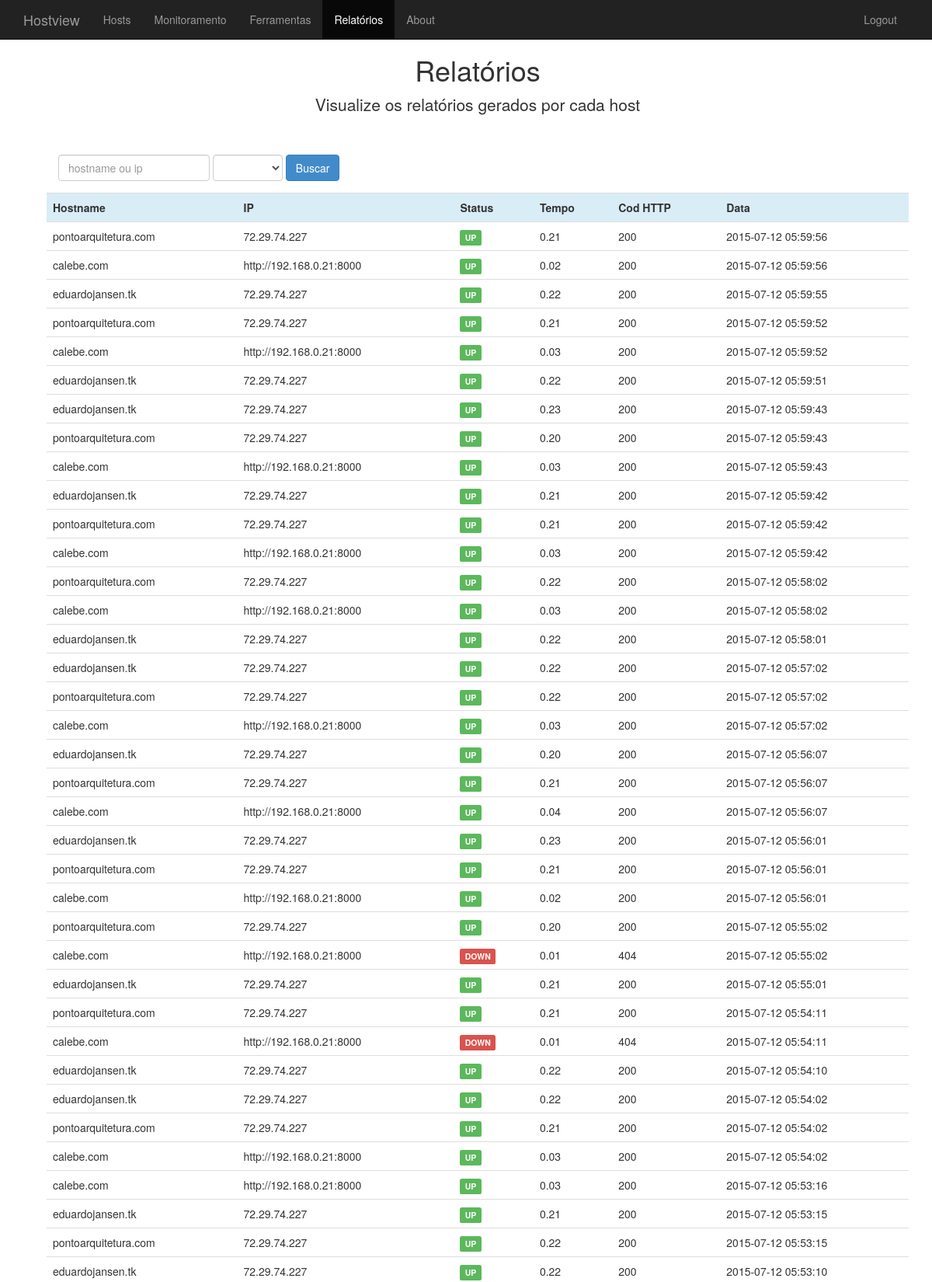
/index.php?page=relatorios (signed in, upper part), run on the app's committed database.
### tables this page shows
CREATE TABLE IF NOT EXISTS `tb_monitoramento` (
  `id` int(11) NOT NULL AUTO_INCREMENT,
  `host_id` int(11) NOT NULL,
  `data` timestamp NOT NULL DEFAULT CURRENT_TIMESTAMP ON UPDATE CURRENT_TIMESTAMP,
  `http` tinyint(1) NOT NULL,
  `total_time` decimal(15,2) DEFAULT NULL,
  `http_cod` varchar(8) NOT NULL,
  PRIMARY KEY (`id`),
  KEY `host_id` (`host_id`),
  KEY `host_id_2` (`host_id`)
);

CREATE TABLE IF NOT EXISTS `tb_hosts` (
  `id` int(11) NOT NULL AUTO_INCREMENT,
  `hostname` varchar(100) NOT NULL,
  `ip` varchar(100) NOT NULL,
  `monitorar` tinyint(1) NOT NULL,
  PRIMARY KEY (`id`)
);

### index.php (called while the page is built)
<?php include_once "includes/topo.php";
	 include($page.".php");
 include_once "includes/rodape.php"; ?>

### relatorios.php (the view, shortened to what this page needs)
<?php
include_once "includes/topo.php";
include_once 'db/dbConnect.php';
$where = "";
$sql = "SELECT * FROM tb_monitoramento as m INNER JOIN tb_hosts as h ON m.host_id = h.id  {$where} ORDER BY data DESC";
$resultSet = $pdo->query($sql);
?>
<div class="container">
    <div class="text-center">
        <h1>Relatórios</h1>
        <p class="lead">Visualize os relatórios gerados por cada host</p>
    </div>
    <div class="panel-body">
        <div class="panel-body">
            <form class="form-inline" method="POST" action="relatorios.php">
                <div class="form-group">
                    <input name="filtro" type="text" class="form-control" id="exampleInputName2" placeholder="hostname ou ip">
                </div>
                <div class="form-group">
                    <select name="status" class="form-control">
                        <option></option>
                        <option>UP</option>
                    </select>
                </div>
                <button name="submit" type="submit" class="btn btn-primary" value="Filtrar">Buscar</button>
            </form>
        </div>
        <table class="table">
            <tr class="info">
                <th>Hostname</th>
                <th>IP</th>
                <th>Status</th>
                <th>Tempo</th>
                <th>Cod HTTP</th>
                <th>Data</th>
            </tr>
            <?php
            if ($resultSet) {
                foreach ($resultSet->fetchAll(PDO::FETCH_ASSOC) as $host) {
                    if ($host['http'] == 1) {
                        $retorno['status'] = "UP";
                        $retorno['class'] = "label-success";
                    } else {
                        $retorno['status'] = "DOWN";
                        $retorno['class'] = "label-danger";
                    }
                    ?>
                    <tr>
                        <td><?php echo $host['hostname']; ?></td>
                        <td><?php echo $host['ip']; ?></td>
                        <td>
                            <span class="label <?php echo $retorno['class']; ?>"><?php echo $retorno['status']; ?></span>
                        </td>
                        <td><?php echo $host['total_time']; ?></td>
                        <td><?php echo $host['http_cod']; ?></td>
                        <td><?php echo $host['data']; ?></td>
                    </tr>
                    <?php
                }
            }
            ?>
        </table>
    </div>
</div>
<?php include_once "includes/rodape.php"; ?>

### css/styles.css (style rules this page uses)
body { padding-top: 50px; }

### data on the page
tb_monitoramento: host.hostname "pontoarquitetura.com", host.ip "72.29.74.227", status "UP", total_time "0.21", http_cod "200", data "2015-07-12 05:59:56"
tb_monitoramento: host.hostname "calebe.com", host.ip "http://192.168.0.21:8000", status "UP", total_time "0.02", http_cod "200", data "2015-07-12 05:59:56"
tb_monitoramento: host.hostname "eduardojansen.tk", host.ip "72.29.74.227", status "UP", total_time "0.22", http_cod "200", data "2015-07-12 05:59:55"
tb_monitoramento: host.hostname "pontoarquitetura.com", host.ip "72.29.74.227", status "UP", total_time "0.21", http_cod "200", data "2015-07-12 05:59:52"
tb_monitoramento: host.hostname "calebe.com", host.ip "http://192.168.0.21:8000", status "UP", total_time "0.03", http_cod "200", data "2015-07-12 05:59:52"
tb_monitoramento: host.hostname "eduardojansen.tk", host.ip "72.29.74.227", status "UP", total_time "0.22", http_cod "200", data "2015-07-12 05:59:51"
tb_monitoramento: host.hostname "eduardojansen.tk", host.ip "72.29.74.227", status "UP", total_time "0.23", http_cod "200", data "2015-07-12 05:59:43"
tb_monitoramento: host.hostname "pontoarquitetura.com", host.ip "72.29.74.227", status "UP", total_time "0.20", http_cod "200", data "2015-07-12 05:59:43"
tb_monitoramento: host.hostname "calebe.com", host.ip "http://192.168.0.21:8000", status "UP", total_time "0.03", http_cod "200", data "2015-07-12 05:59:43"
tb_monitoramento: host.hostname "eduardojansen.tk", host.ip "72.29.74.227", status "UP", total_time "0.21", http_cod "200", data "2015-07-12 05:59:42"
tb_monitoramento: host.hostname "pontoarquitetura.com", host.ip "72.29.74.227", status "UP", total_time "0.21", http_cod "200", data "2015-07-12 05:59:42"
tb_monitoramento: host.hostname "calebe.com", host.ip "http://192.168.0.21:8000", status "UP", total_time "0.03", http_cod "200", data "2015-07-12 05:59:42"
tb_monitoramento: host.hostname "pontoarquitetura.com", host.ip "72.29.74.227", status "UP", total_time "0.22", http_cod "200", data "2015-07-12 05:58:02"
tb_monitoramento: host.hostname "calebe.com", host.ip "http://192.168.0.21:8000", status "UP", total_time "0.03", http_cod "200", data "2015-07-12 05:58:02"
tb_monitoramento: host.hostname "eduardojansen.tk", host.ip "72.29.74.227", status "UP", total_time "0.22", http_cod "200", data "2015-07-12 05:58:01"
tb_monitoramento: host.hostname "eduardojansen.tk", host.ip "72.29.74.227", status "UP", total_time "0.22", http_cod "200", data "2015-07-12 05:57:02"
tb_monitoramento: host.hostname "pontoarquitetura.com", host.ip "72.29.74.227", status "UP", total_time "0.22", http_cod "200", data "2015-07-12 05:57:02"
tb_monitoramento: host.hostname "calebe.com", host.ip "http://192.168.0.21:8000", status "UP", total_time "0.03", http_cod "200", data "2015-07-12 05:57:02"
tb_monitoramento: host.hostname "eduardojansen.tk", host.ip "72.29.74.227", status "UP", total_time "0.20", http_cod "200", data "2015-07-12 05:56:07"
tb_monitoramento: host.hostname "pontoarquitetura.com", host.ip "72.29.74.227", status "UP", total_time "0.21", http_cod "200", data "2015-07-12 05:56:07"
tb_monitoramento: host.hostname "calebe.com", host.ip "http://192.168.0.21:8000", status "UP", total_time "0.04", http_cod "200", data "2015-07-12 05:56:07"
tb_monitoramento: host.hostname "eduardojansen.tk", host.ip "72.29.74.227", status "UP", total_time "0.23", http_cod "200", data "2015-07-12 05:56:01"
tb_monitoramento: host.hostname "pontoarquitetura.com", host.ip "72.29.74.227", status "UP", total_time "0.21", http_cod "200", data "2015-07-12 05:56:01"
tb_monitoramento: host.hostname "calebe.com", host.ip "http://192.168.0.21:8000", status "UP", total_time "0.02", http_cod "200", data "2015-07-12 05:56:01"
tb_monitoramento: host.hostname "pontoarquitetura.com", host.ip "72.29.74.227", status "UP", total_time "0.20", http_cod "200", data "2015-07-12 05:55:02"
tb_monitoramento: host.hostname "calebe.com", host.ip "http://192.168.0.21:8000", status "DOWN", total_time "0.01", http_cod "404", data "2015-07-12 05:55:02"
tb_monitoramento: host.hostname "eduardojansen.tk", host.ip "72.29.74.227", status "UP", total_time "0.21", http_cod "200", data "2015-07-12 05:55:01"
tb_monitoramento: host.hostname "pontoarquitetura.com", host.ip "72.29.74.227", status "UP", total_time "0.21", http_cod "200", data "2015-07-12 05:54:11"
tb_monitoramento: host.hostname "calebe.com", host.ip "http://192.168.0.21:8000", status "DOWN", total_time "0.01", http_cod "404", data "2015-07-12 05:54:11"
tb_monitoramento: host.hostname "eduardojansen.tk", host.ip "72.29.74.227", status "UP", total_time "0.22", http_cod "200", data "2015-07-12 05:54:10"
tb_monitoramento: host.hostname "eduardojansen.tk", host.ip "72.29.74.227", status "UP", total_time "0.22", http_cod "200", data "2015-07-12 05:54:02"
tb_monitoramento: host.hostname "pontoarquitetura.com", host.ip "72.29.74.227", status "UP", total_time "0.21", http_cod "200", data "2015-07-12 05:54:02"
tb_monitoramento: host.hostname "calebe.com", host.ip "http://192.168.0.21:8000", status "UP", total_time "0.03", http_cod "200", data "2015-07-12 05:54:02"
tb_monitoramento: host.hostname "calebe.com", host.ip "http://192.168.0.21:8000", status "UP", total_time "0.03", http_cod "200", data "2015-07-12 05:53:16"
tb_monitoramento: host.hostname "eduardojansen.tk", host.ip "72.29.74.227", status "UP", total_time "0.21", http_cod "200", data "2015-07-12 05:53:15"
tb_monitoramento: host.hostname "pontoarquitetura.com", host.ip "72.29.74.227", status "UP", total_time "0.22", http_cod "200", data "2015-07-12 05:53:15"
tb_monitoramento: host.hostname "eduardojansen.tk", host.ip "72.29.74.227", status "UP", total_time "0.22", http_cod "200", data "2015-07-12 05:53:10"
